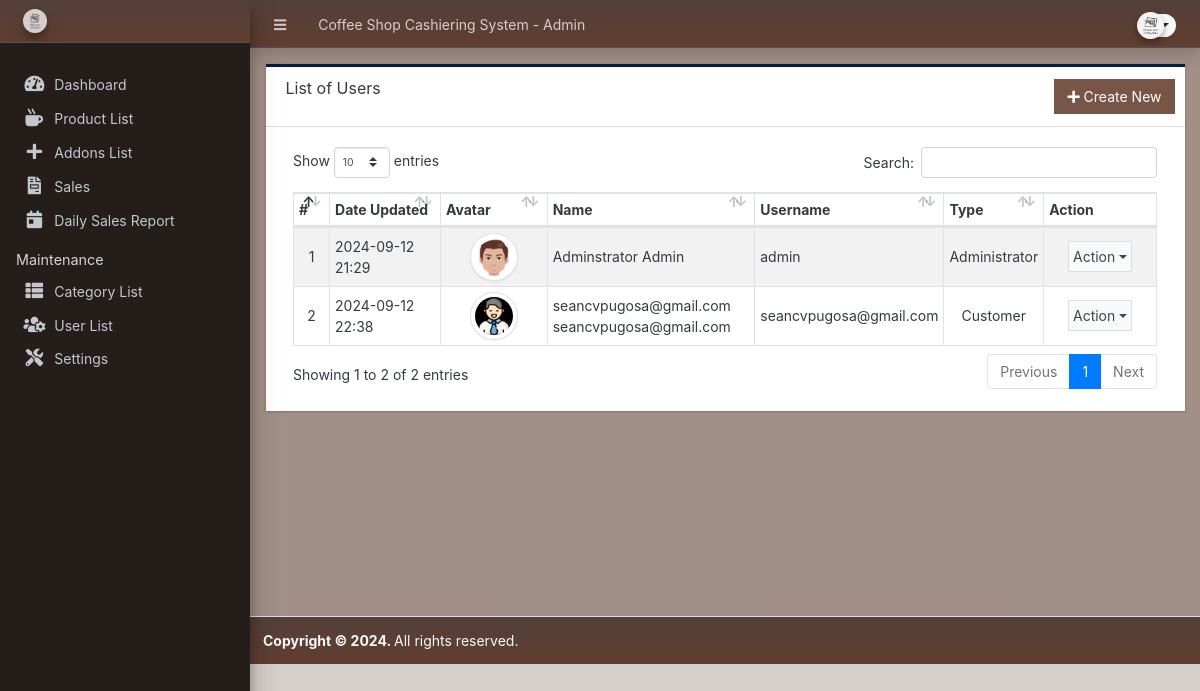
The app's page /admin/?page=user/list with its own data.
### tables this page shows
CREATE TABLE `users` (
  `id` int NOT NULL,
  `firstname` varchar(250) NOT NULL,
  `lastname` varchar(250) NOT NULL,
  `username` text NOT NULL,
  `password` text NOT NULL,
  `avatar` text,
  `last_login` datetime DEFAULT NULL,
  `type` tinyint(1) NOT NULL DEFAULT '0',
  `date_added` datetime NOT NULL DEFAULT CURRENT_TIMESTAMP,
  `date_updated` datetime DEFAULT CURRENT_TIMESTAMP ON UPDATE CURRENT_TIMESTAMP
);

### classes/DBConnection.php (called while the page is built, shortened)
<?php
class DBConnection
{
    private $host = DB_SERVER;
    private $username = DB_USERNAME;
    private $password = DB_PASSWORD;
    private $database = DB_NAME;
    public $conn;
    public function __construct()
    {
        if (!isset($this->conn)) {
            $this->conn = new mysqli($this->host, $this->username, $this->password, $this->database);
        }
    }
}
?>

### classes/SystemSettings.php (called while the page is built, shortened)
<?php
class SystemSettings extends DBConnection
{
	function userdata($field = '')
	{
		if (!empty($field)) {
			if (isset($_SESSION['userdata'][$field]))
				return $_SESSION['userdata'][$field];
			else
				return null;
		} else {
			return false;
		}
	}
}
$_settings = new SystemSettings();
?>

### config.php (called while the page is built, shortened)
<?php
require_once('classes/DBConnection.php');
require_once('classes/SystemSettings.php');
function validate_image($file)
{
    if (!empty($file)) {
        $ex = explode("?", $file);
        $file = $ex[0];
        $ts = isset($ex[1]) ? "?" . $ex[1] : '';
        if (is_file(base_app . $file)) {
            return base_url . $file . $ts;
        } else {
            return base_url . 'dist/img/no-image-available.png';
        }
    } else {
        return base_url . 'dist/img/no-image-available.png';
    }
}
?>

### admin/user/list.php (the view, shortened to what this page needs)
<div class="card card-outline rounded-0 card-navy">
	<div class="card-header">
		<h3 class="card-title">List of Users</h3>
		<div class="card-tools">
			<a href="./?page=user/manage_user" id="create_new" class="btn btn-flat btn-primary"><span
					class="fas fa-plus"></span> Create New</a>
		</div>
	</div>
	<div class="card-body">
		<div class="container-fluid">
			<table class="table table-hover table-striped table-bordered" id="list">
				<colgroup>
					<col width="5%">
					<col width="15%">
					<col width="15%">
					<col width="25%">
					<col width="15%">
					<col width="10%">
					<col width="15%">
				</colgroup>
				<thead>
					<tr>
						<th>#</th>
						<th>Date Updated</th>
						<th>Avatar</th>
						<th>Name</th>
						<th>Username</th>
						<th>Type</th>
						<th>Action</th>
					</tr>
				</thead>
				<tbody>
					<?php
					$i = 1;
					$qry = $conn->query("SELECT *, concat(firstname,' ', lastname) as `name` from `users` where id != '{$_settings->userdata('id')}' order by concat(firstname,' ', lastname) asc ");
					while ($row = $qry->fetch_assoc()):
						?>
						<tr>
							<td class="text-center"><?php echo $i++; ?></td>
							<td><?php echo date("Y-m-d H:i", strtotime($row['date_updated'])) ?></td>
							<td class="text-center">
								<img src="<?= validate_image($row['avatar']) ?>" alt=""
									class="img-thumbnail rounded-circle user-avatar">
							</td>
							<td><?php echo $row['name'] ?></td>
							<td><?php echo $row['username'] ?></td>
							<td class="text-center">
								<?php if ($row['type'] == 1): ?>
									Administrator
								<?php elseif ($row['type'] == 2): ?>
									Customer
								<?php else: ?>
									Cashier
								<?php endif; ?>
							</td>
							<td align="center">
								<button type="button"
									class="btn btn-flat p-1 btn-default btn-sm dropdown-toggle dropdown-icon"
									data-toggle="dropdown">
									Action
								</button>
							</td>
						</tr>
					<?php endwhile; ?>
				</tbody>
			</table>
		</div>
	</div>
</div>

### admin/user/list.php (style rules this page uses)
.user-avatar { width: 3rem; height: 3rem; object-fit: scale-down; object-position: center center; }

### records on screen
users: date_updated "2024-09-12 21:29", avatar (picture), name "Adminstrator Admin", username "admin", type "Administrator"
users: date_updated "2024-09-12 22:38", avatar (picture), name "seancvpugosa@gmail.com seancvpugosa@gmail.com", username "seancvpugosa@gmail.com", type "Customer"

### other values on screen
$_settings->info('name') "Coffee Shop Cashiering System"
